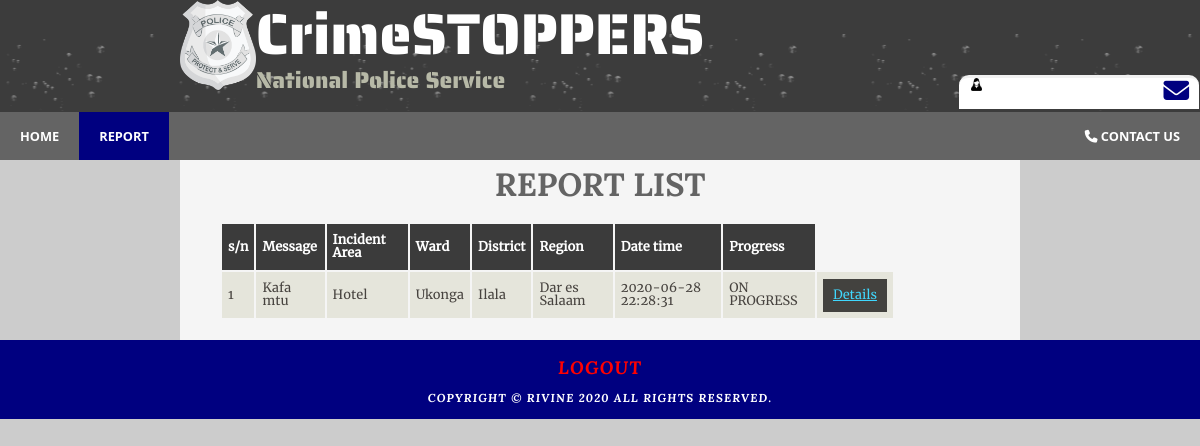
Page /police_mode/report.php on the earlier database version.
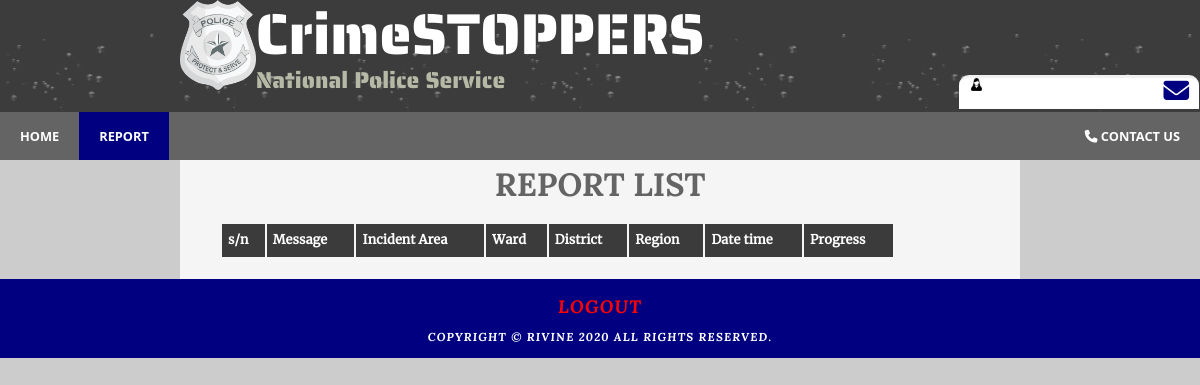
Same page on the later database version.
### tables this page shows
CREATE TABLE `tb_reports` (
  `id` int(11) NOT NULL,
  `user_id` varchar(100) NOT NULL,
  `messages` varchar(1000) NOT NULL,
  `email` varchar(100) NOT NULL,
  `type` varchar(100) NOT NULL,
  `progress` varchar(100) NOT NULL DEFAULT 'NOT YET',
  `img_path` varchar(100) NOT NULL,
  `region_id` varchar(100) NOT NULL,
  `district_id` varchar(100) NOT NULL,
  `ward_id` varchar(100) NOT NULL,
  `incident_area` varchar(100) NOT NULL,
  `date_time` datetime NOT NULL,
  `ip` varchar(100) NOT NULL
);

CREATE TABLE `tb_ward` (
  `id` int(11) NOT NULL,
  `region_id` varchar(200) NOT NULL,
  `district_id` varchar(200) NOT NULL,
  `name` varchar(100) NOT NULL
);

CREATE TABLE `tb_district` (
  `id` int(11) NOT NULL,
  `region_id` varchar(200) NOT NULL,
  `name` varchar(200) NOT NULL
);

CREATE TABLE `tb_region` (
  `id` int(11) NOT NULL,
  `name` varchar(200) NOT NULL
);

### police_mode/report.php (the view, shortened to what this page needs)
<?php
$servername = "localhost";
$username = "root";
$password = "";
$database = "crime";
$mysql_obj = new mysqli($servername, $username, $password, $database);
$j = 1;
$td = "";
$sql = "SELECT * FROM tb_reports WHERE progress!='ACCOMPLISHED'";
$results = $mysql_obj->query($sql);
while ($row = $results->fetch_assoc()) {
	$id = $row['id'];
	$messages = $row['messages'];
	$region_id = $row['region_id'];
	$district_id = $row['district_id'];
	$ward_id = $row['ward_id'];
	$progress = $row['progress'];
	$incident_area = $row['incident_area'];
	$date_time = $row['date_time'];
	$sql_region = "SELECT name FROM tb_region WHERE id='$region_id'";
	$result_region = $mysql_obj->query($sql_region);
	while ($row = $result_region->fetch_assoc()) {
		$region_name = $row['name'];
	}
	$sql_district = "SELECT * FROM tb_district WHERE id='$district_id'";
	$result_district = $mysql_obj->query($sql_district);
	while ($row = $result_district->fetch_assoc()) {
		$district_name = $row['name'];
	}
	$sql_ward = "SELECT * FROM tb_ward WHERE id='$ward_id'";
	$result_ward = $mysql_obj->query($sql_ward);
	while ($row = $result_ward->fetch_assoc()) {
		$ward_name = $row['name'];
	}
	$td .= "<tr>
			<td>$j</td>
			<td>$messages</td>
			<td>$incident_area</td>
			<td>$ward_name</td>
			<td>$district_name</td>
			<td>$region_name</td>
			<td>$date_time</td>
			<td>$progress</td>
			<td><a style='background-color:#43423f;cursor:pointer' href='report_details.php?id=$id'>Details</a></td>
			</tr>";
	$j++;
}
?>
<!DOCTYPE HTML>
<html>
<head>
	<link rel="stylesheet" type="text/css" href="../css/style.css" />
	<link rel="stylesheet" type="text/css" href="../css/button.css" />
</head>
	<body>
		<div id="main">
			<div id="header">
				<div id="logo">
					<div class="logo_img">
						<img src="../img/logo.png" alt="NPS Logo" height="auto" width="13%"></img>
						<div id="logo_text">
							<h1><a class="logo_colour" href="../index.php">CrimeSTOPPERS</a></h1>
							<h2>National Police Service</h2>
						</div>
					</div>
				</div>
				<div class="profile_info">
					<figure class="user_avatar"><img src="../img/admin_profile.png" width="5%">
						<span style="float: right;">
							<a href="../chat_box/chat_list.php"><i class="fa fa-2x fa-envelope"></i></a>
						</span>
					</figure>
				</div>
				<div id="navbar">
					<nav>
						<ul id="menu">
							<li><a href="home.php">Home</a></li>
							<li class="selected"><a href="report.php">Report</a></li>
							<li style="float: right;"><a href="../contact.php"><i class="fa fa-phone"></i> Contact
									Us</a>
							</li>
						</ul>
					</nav>
				</div>
			</div>
			<div id="site_content" class="content">
				<div align="center" class="header">
					<h1>Report list</h1>
				</div>
				<div id="content">
					<table id="report_list" border="0" id="table">
						<tr>
							<th>s/n</th>
							<th>Message</th>
							<th>Incident Area</th>
							<th>Ward</th>
							<th>District</th>
							<th>Region</th>
							<th>Date time</th>
							<th>Progress</th>
						</tr>
						<?php echo $td; ?>
					</table>
				</div>
			</div>
			<div id="footer">
				<a href="../login.php" id="logout">logout</a>
				<br><br>
				<p>Copyright &copy; Rivine <?php echo date("Y"); ?> All Rights Reserved.</p>
			</div>
	</body>
</html>

Differences in the rows shown:
removed tb_reports: messages "Kafa mtu", incident_area "Hotel", ward.name "Ukonga", district.name "Ilala", region.name "Dar es Salaam", date_time "2020-06-28 22:28:31", progress "ON PROGRESS"
